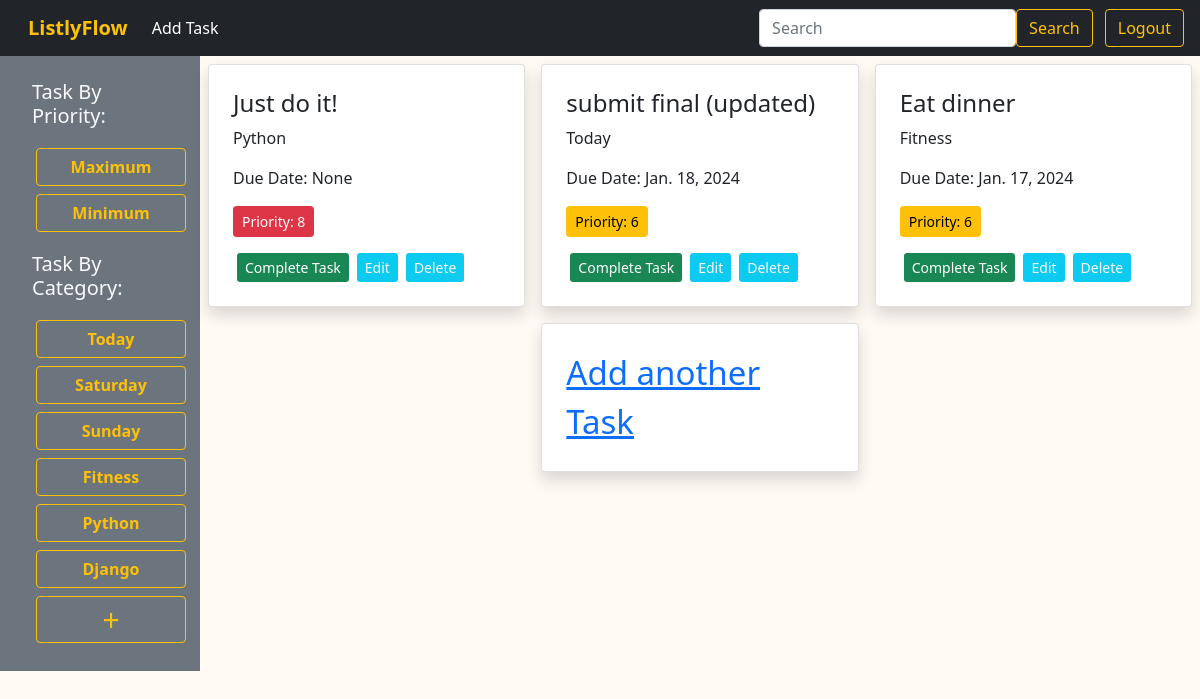
Page /priority/True/ (signed in) on the committed database.
### task/models.py (models this page shows, shortened)
class Category(models.Model):
    name = models.CharField(max_length=30)
    slug = AutoSlugField(populate_from='name', editable=True, always_update=True)
    def __str__(self):
        return self.name
    class Meta:
        verbose_name_plural = "Categories"

class Task(models.Model):
    title = models.CharField(max_length=250)
    description = models.TextField(blank=True, null=True)
    status = models.BooleanField(default=False)
    due_date = models.DateField(null=True, blank=True)
    priority = models.IntegerField(default=1, choices = [(1,'1'),(2,'2'),(3,'3'),(4,'4'),(5,'5'),(6,'6'),(7,'7'),(8,'8')])
    category = models.ForeignKey(Category, on_delete=models.CASCADE,related_name='tasks')
    user = models.ForeignKey(User, on_delete=models.CASCADE, related_name='tasks')

### listlyflow/views.py (the view)
# urls.py: path('priority/<str:bool>/', views.sortByPriority, name='sort-priority'),
def sortByPriority(request, bool):
    if request.user.is_authenticated:
        user = request.user
        if bool.lower() == 'true':
            data = Task.objects.filter(user=user).order_by('status','-priority')
        else:
            data = Task.objects.filter(user=user).order_by('status','priority')
    else:
        data = {}
    categories = Category.objects.all()
    return render(request, 'home.html', {'data': data,'categories': categories})

### templates/home.html (shortened to what this page needs)
{% extends "base.html" %}
{% block content %}
{% if request.user.is_authenticated %}
<div class="d-flex flex-wrap">
  <div class="col-2 bg-secondary text-light p-4">
    <h5 class="text-light mx-2 mb-3">Task By Priority:</h5>
    <div class="ms-2 mb-3">
        <a class="btn btn-outline-warning m-1"
        style="width: 150px; font-weight: 600;"
        href="{% url "sort-priority" True %}">Maximum</a>
        <a class="btn btn-outline-warning m-1"
        style="width: 150px; font-weight: 600;"
        href="{% url "sort-priority" False %}">Minimum</a>
      </div>
    <h5 class="text-light mx-2 mb-3">Task By Category:</h5>
    <div class="ms-2">
        {% for category in categories %}
          <a class="btn btn-outline-warning m-1"
          style="width: 150px; font-weight: 600;"
          href="{% url "sort-category" category.slug %}">{{ category.name }}</a>
          {% endfor %}
        </div>
    <div class="ms-2">
        <a class="btn btn-outline-warning m-1 p-0"
        style="width: 150px; font-weight: 500; font-size: 30px;"
        href="{% url "add-category" %}"> + </a>
  </div>
</div>
  <div class="col-10">
    <div
    class="d-flex flex-wrap justify-content-center" >
      {% for task in data %}
          <div class="col-md-4 d-flex align-items-stretch">
            <div class="card p-2 m-2 shadow w-100">
              <div class="card-body">
                <h4> {{task.title}} </h4>
                <p> {{task.category}} </p>
                <p> Due Date: {{task.due_date}} </p>
                {% if task.priority > 6 %}
                <p class="btn btn-sm btn-danger ">Priority: {{task.priority}} </p>
                {% elif task.priority > 4 %}
                <p class="btn btn-sm btn-warning">Priority: {{task.priority}} </p>
                {% else %}
                <p class="btn btn-sm btn-success">Priority: {{task.priority}} </p>
                {% endif %}
                <div class="d-flex ">
                    {% if task.status %}
                    <a class="btn-sm btn-secondary mx-1 text-decoration-none" disabled>Completed</a>
                    {% else %}
                    <a class="btn-sm btn-success mx-1 text-decoration-none" href="{% url "task-done" task.id %}">Complete Task</a>
                    {% endif %}
                    <a class="btn-sm btn-info mx-1 text-light text-decoration-none" href="{% url "edit-task" task.id %}">Edit</a>
                    <a class="btn-sm btn-info mx-1 text-light text-decoration-none" href="{% url "delete-task" task.id %}">Delete</a>
                </div>
              </div>
            </div>
          </div>
      {% endfor %}
      <div class="col-md-4 col-sm-6 d-flex align-items-stretch">
        <div class="card p-2 m-2 shadow w-100">
          <div class="card-body">
            <div class="d-flex align-items-center justify-content-center"
            style="font-size:33px">
                <a href="{% url "add-task" %}">Add another Task</a>
            </div>
          </div>
        </div>
      </div>
      </div>
  </div>
</div>
{% else %}
<h3>HOME</h3>
{% endif %}
{% endblock content %}

### rows in the picture
Category: name "Today"
Category: name "Saturday"
Category: name "Sunday"
Category: name "Fitness"
Category: name "Python"
Category: name "Django"
Task: title "Just do it!", category "Python", due_date "None", priority "8", status "Complete Task"
Task: title "submit final (updated)", category "Today", due_date "Jan. 18, 2024", priority "6", status "Complete Task"
Task: title "Eat dinner", category "Fitness", due_date "Jan. 17, 2024", priority "6", status "Complete Task"
